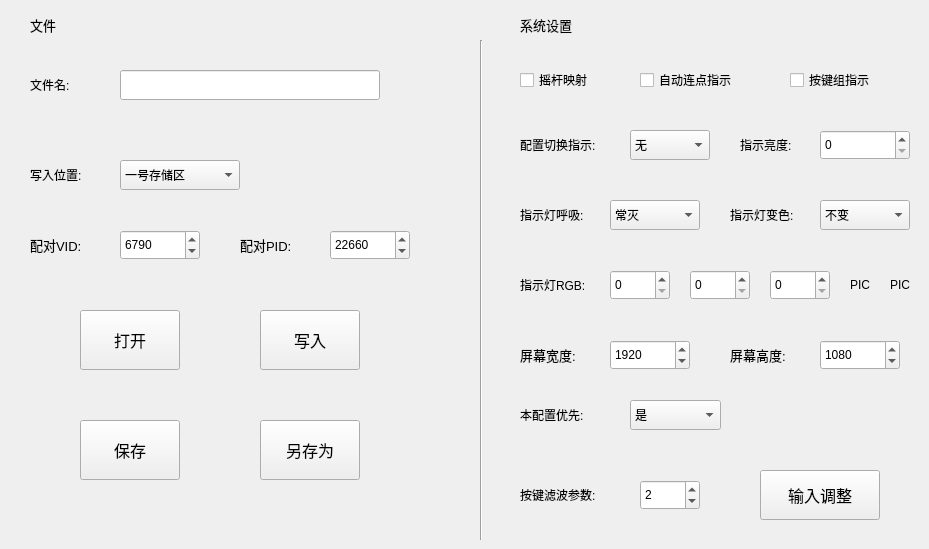
   <widget class="QWidget" name="tab_sys">
    <attribute name="title">
     <string>系统</string>
    </attribute>
    <widget class="QPushButton" name="Bt_write">
     <property name="geometry">
      <rect>
       <x>260</x>
       <y>310</y>
       <width>100</width>
       <height>60</height>
      </rect>
     </property>
     <property name="font">
      <font>
       <pointsize>12</pointsize>
      </font>
     </property>
     <property name="focusPolicy">
      <enum>Qt::NoFocus</enum>
     </property>
     <property name="text">
      <string>写入</string>
     </property>
    </widget>
    <widget class="QPushButton" name="Bt_open">
     <property name="geometry">
      <rect>
       <x>80</x>
       <y>310</y>
       <width>100</width>
       <height>60</height>
      </rect>
     </property>
     <property name="font">
      <font>
       <pointsize>12</pointsize>
      </font>
     </property>
     <property name="focusPolicy">
      <enum>Qt::NoFocus</enum>
     </property>
     <property name="text">
      <string>打开</string>
     </property>
    </widget>
    <widget class="QPushButton" name="Bt_save">
     <property name="geometry">
      <rect>
       <x>80</x>
       <y>420</y>
       <width>100</width>
       <height>60</height>
      </rect>
     </property>
     <property name="font">
      <font>
       <pointsize>12</pointsize>
      </font>
     </property>
     <property name="focusPolicy">
      <enum>Qt::NoFocus</enum>
     </property>
     <property name="text">
      <string>保存</string>
     </property>
    </widget>
    <widget class="QPushButton" name="Bt_saveas">
     <property name="geometry">
      <rect>
       <x>260</x>
       <y>420</y>
       <width>100</width>
       <height>60</height>
      </rect>
     </property>
     <property name="font">
      <font>
       <pointsize>12</pointsize>
      </font>
     </property>
     <property name="focusPolicy">
      <enum>Qt::NoFocus</enum>
     </property>
     <property name="text">
      <string>另存为</string>
     </property>
    </widget>
    <widget class="QCheckBox" name="cB_sys_rgb_rk">
     <property name="geometry">
      <rect>
       <x>520</x>
       <y>70</y>
       <width>120</width>
       <height>20</height>
      </rect>
     </property>
     <property name="focusPolicy">
      <enum>Qt::NoFocus</enum>
     </property>
     <property name="text">
      <string>摇杆映射</string>
     </property>
    </widget>
    <widget class="QCheckBox" name="cB_sys_rgb_clicker">
     <property name="geometry">
      <rect>
       <x>640</x>
       <y>70</y>
       <width>120</width>
       <height>20</height>
      </rect>
     </property>
     <property name="focusPolicy">
      <enum>Qt::NoFocus</enum>
     </property>
     <property name="text">
      <string>自动连点指示</string>
     </property>
     <property name="checked">
      <bool>false</bool>
     </property>
    </widget>
    <widget class="QComboBox" name="cBox_wave">
     <property name="geometry">
      <rect>
       <x>610</x>
       <y>200</y>
       <width>90</width>
       <height>30</height>
      </rect>
     </property>
     <property name="focusPolicy">
      <enum>Qt::NoFocus</enum>
     </property>
     <item>
      <property name="text">
       <string>常灭</string>
      </property>
     </item>
     <item>
      <property name="text">
       <string>1s</string>
      </property>
     </item>
     <item>
      <property name="text">
       <string>2s</string>
      </property>
     </item>
     <item>
      <property name="text">
       <string>3s</string>
      </property>
     </item>
     <item>
      <property name="text">
       <string>5s</string>
      </property>
     </item>
     <item>
      <property name="text">
       <string>7s</string>
      </property>
     </item>
     <item>
      <property name="text">
       <string>10s</string>
      </property>
     </item>
     <item>
      <property name="text">
       <string>15s</string>
      </property>
     </item>
     <item>
      <property name="text">
       <string>20s</string>
      </property>
     </item>
     <item>
      <property name="text">
       <string>常亮</string>
      </property>
     </item>
    </widget>
    <widget class="Line" name="line_3">
     <property name="geometry">
      <rect>
       <x>480</x>
       <y>40</y>
       <width>3</width>
       <height>500</height>
      </rect>
     </property>
     <property name="focusPolicy">
      <enum>Qt::NoFocus</enum>
     </property>
     <property name="orientation">
      <enum>Qt::Vertical</enum>
     </property>
    </widget>
    <widget class="QLineEdit" name="lineEdit_fileName">
     <property name="geometry">
      <rect>
       <x>120</x>
       <y>70</y>
       <width>260</width>
       <height>30</height>
      </rect>
     </property>
     <property name="font">
      <font>
       <pointsize>10</pointsize>
      </font>
     </property>
     <property name="focusPolicy">
      <enum>Qt::NoFocus</enum>
     </property>
     <property name="layoutDirection">
      <enum>Qt::LeftToRight</enum>
     </property>
     <property name="autoFillBackground">
      <bool>false</bool>
     </property>
    </widget>
    <widget class="QLabel" name="label_24">
     <property name="geometry">
      <rect>
       <x>30</x>
       <y>10</y>
       <width>100</width>
       <height>30</height>
      </rect>
     </property>
     <property name="font">
      <font>
       <pointsize>10</pointsize>
      </font>
     </property>
     <property name="focusPolicy">
      <enum>Qt::NoFocus</enum>
     </property>
     <property name="text">
      <string>文件</string>
     </property>
    </widget>
    <widget class="QLabel" name="label_25">
     <property name="geometry">
      <rect>
       <x>520</x>
       <y>10</y>
       <width>100</width>
       <height>30</height>
      </rect>
     </property>
     <property name="font">
      <font>
       <pointsize>10</pointsize>
      </font>
     </property>
     <property name="focusPolicy">
      <enum>Qt::NoFocus</enum>
     </property>
     <property name="text">
      <string>系统设置</string>
     </property>
    </widget>
    <widget class="QLabel" name="label_26">
     <property name="geometry">
      <rect>
       <x>30</x>
       <y>70</y>
       <width>100</width>
       <height>30</height>
      </rect>
     </property>
     <property name="focusPolicy">
      <enum>Qt::NoFocus</enum>
     </property>
     <property name="text">
      <string>文件名:</string>
     </property>
    </widget>
    <widget class="QLabel" name="label_27">
     <property name="geometry">
      <rect>
       <x>520</x>
       <y>200</y>
       <width>100</width>
       <height>30</height>
      </rect>
     </property>
     <property name="focusPolicy">
      <enum>Qt::NoFocus</enum>
     </property>
     <property name="text">
      <string>指示灯呼吸:</string>
     </property>
    </widget>
    <widget class="QLabel" name="label_28">
     <property name="geometry">
      <rect>
       <x>520</x>
       <y>130</y>
       <width>100</width>
       <height>30</height>
      </rect>
     </property>
     <property name="focusPolicy">
      <enum>Qt::NoFocus</enum>
     </property>
     <property name="text">
      <string>配置切换指示:</string>
     </property>
    </widget>
    <widget class="QLabel" name="label_29">
     <property name="geometry">
      <rect>
       <x>30</x>
       <y>160</y>
       <width>100</width>
       <height>30</height>
      </rect>
     </property>
     <property name="focusPolicy">
      <enum>Qt::NoFocus</enum>
     </property>
     <property name="text">
      <string>写入位置:</string>
     </property>
    </widget>
    <widget class="QComboBox" name="cBox_flash">
     <property name="geometry">
      <rect>
       <x>120</x>
       <y>160</y>
       <width>120</width>
       <height>30</height>
      </rect>
     </property>
     <property name="focusPolicy">
      <enum>Qt::NoFocus</enum>
     </property>
     <item>
      <property name="text">
       <string>一号存储区</string>
      </property>
     </item>
     <item>
      <property name="text">
       <string>二号存储区</string>
      </property>
     </item>
     <item>
      <property name="text">
       <string>三号存储区</string>
      </property>
     </item>
    </widget>
    <widget class="QLabel" name="label_30">
     <property name="geometry">
      <rect>
       <x>520</x>
       <y>400</y>
       <width>100</width>
       <height>30</height>
      </rect>
     </property>
     <property name="focusPolicy">
      <enum>Qt::NoFocus</enum>
     </property>
     <property name="text">
      <string>本配置优先:</string>
     </property>
    </widget>
    <widget class="QComboBox" name="cBox_pri">
     <property name="geometry">
      <rect>
       <x>630</x>
       <y>400</y>
       <width>91</width>
       <height>30</height>
      </rect>
     </property>
     <property name="focusPolicy">
      <enum>Qt::NoFocus</enum>
     </property>
     <item>
      <property name="text">
       <string>是</string>
      </property>
     </item>
     <item>
      <property name="text">
       <string>否</string>
      </property>
     </item>
    </widget>
    <widget class="QLabel" name="label_31">
     <property name="geometry">
      <rect>
       <x>740</x>
       <y>130</y>
       <width>100</width>
       <height>30</height>
      </rect>
     </property>
     <property name="focusPolicy">
      <enum>Qt::NoFocus</enum>
     </property>
     <property name="text">
      <string>指示亮度:</string>
     </property>
    </widget>
    <widget class="QSpinBox" name="spinBox_rgb_light">
     <property name="geometry">
      <rect>
       <x>820</x>
       <y>130</y>
       <width>90</width>
       <height>30</height>
      </rect>
     </property>
     <property name="focusPolicy">
      <enum>Qt::ClickFocus</enum>
     </property>
     <property name="suffix">
      <string/>
     </property>
     <property name="maximum">
      <number>255</number>
     </property>
     <property name="value">
      <number>0</number>
     </property>
     <property name="displayIntegerBase">
      <number>10</number>
     </property>
    </widget>
    <widget class="QLabel" name="label_32">
     <property name="geometry">
      <rect>
       <x>730</x>
       <y>200</y>
       <width>100</width>
       <height>30</height>
      </rect>
     </property>
     <property name="focusPolicy">
      <enum>Qt::NoFocus</enum>
     </property>
     <property name="text">
      <string>指示灯变色:</string>
     </property>
    </widget>
    <widget class="QComboBox" name="cBox_colorful">
     <property name="geometry">
      <rect>
       <x>820</x>
       <y>200</y>
       <width>90</width>
       <height>30</height>
      </rect>
     </property>
     <property name="focusPolicy">
      <enum>Qt::NoFocus</enum>
     </property>
     <item>
      <property name="text">
       <string>不变</string>
      </property>
     </item>
     <item>
      <property name="text">
       <string>1s</string>
      </property>
     </item>
     <item>
      <property name="text">
       <string>2s</string>
      </property>
     </item>
     <item>
      <property name="text">
       <string>3s</string>
      </property>
     </item>
     <item>
      <property name="text">
       <string>5s</string>
      </property>
     </item>
     <item>
      <property name="text">
       <string>7s</string>
      </property>
     </item>
     <item>
      <property name="text">
       <string>10s</string>
      </property>
     </item>
     <item>
      <property name="text">
       <string>15s</string>
      </property>
     </item>
     <item>
      <property name="text">
       <string>20s</string>
      </property>
     </item>
     <item>
      <property name="text">
       <string>30s</string>
      </property>
     </item>
    </widget>
    <widget class="QLabel" name="lb_screen_h">
     <property name="geometry">
      <rect>
       <x>730</x>
       <y>340</y>
       <width>81</width>
       <height>30</height>
      </rect>
     </property>
     <property name="font">
      <font>
       <pointsize>10</pointsize>
      </font>
     </property>
     <property name="focusPolicy">
      <enum>Qt::NoFocus</enum>
     </property>
     <property name="text">
      <string>屏幕高度:</string>
     </property>
    </widget>
    <widget class="QSpinBox" name="spinBox_w">
     <property name="geometry">
      <rect>
       <x>610</x>
       <y>340</y>
       <width>80</width>
       <height>30</height>
      </rect>
     </property>
     <property name="focusPolicy">
      <enum>Qt::ClickFocus</enum>
     </property>
     <property name="minimum">
      <number>1</number>
     </property>
     <property name="maximum">
      <number>65535</number>
     </property>
     <property name="value">
      <number>1920</number>
     </property>
    </widget>
    <widget class="QLabel" name="lb_screen_w">
     <property name="geometry">
      <rect>
       <x>520</x>
       <y>340</y>
       <width>81</width>
       <height>30</height>
      </rect>
     </property>
     <property name="font">
      <font>
       <pointsize>10</pointsize>
      </font>
     </property>
     <property name="focusPolicy">
      <enum>Qt::NoFocus</enum>
     </property>
     <property name="text">
      <string>屏幕宽度:</string>
     </property>
    </widget>
    <widget class="QSpinBox" name="spinBox_h">
     <property name="geometry">
      <rect>
       <x>820</x>
       <y>340</y>
       <width>80</width>
       <height>30</height>
      </rect>
     </property>
     <property name="focusPolicy">
      <enum>Qt::ClickFocus</enum>
     </property>
     <property name="minimum">
      <number>1</number>
     </property>
     <property name="maximum">
      <number>65535</number>
     </property>
     <property name="value">
      <number>1080</number>
     </property>
    </widget>
    <widget class="QSpinBox" name="spinBox_vid">
     <property name="geometry">
      <rect>
       <x>120</x>
       <y>230</y>
       <width>80</width>
       <height>30</height>
      </rect>
     </property>
     <property name="focusPolicy">
      <enum>Qt::ClickFocus</enum>
     </property>
     <property name="minimum">
      <number>0</number>
     </property>
     <property name="maximum">
      <number>65535</number>
     </property>
     <property name="value">
      <number>6790</number>
     </property>
    </widget>
    <widget class="QLabel" name="lb_screen_h_2">
     <property name="geometry">
      <rect>
       <x>240</x>
       <y>230</y>
       <width>81</width>
       <height>30</height>
      </rect>
     </property>
     <property name="font">
      <font>
       <pointsize>10</pointsize>
      </font>
     </property>
     <property name="focusPolicy">
      <enum>Qt::NoFocus</enum>
     </property>
     <property name="text">
      <string>配对PID:</string>
     </property>
    </widget>
    <widget class="QSpinBox" name="spinBox_pid">
     <property name="geometry">
      <rect>
       <x>330</x>
       <y>230</y>
       <width>80</width>
       <height>30</height>
      </rect>
     </property>
     <property name="focusPolicy">
      <enum>Qt::ClickFocus</enum>
     </property>
     <property name="minimum">
      <number>0</number>
     </property>
     <property name="maximum">
      <number>65535</number>
     </property>
     <property name="value">
      <number>22660</number>
     </property>
    </widget>
    <widget class="QLabel" name="lb_screen_w_2">
     <property name="geometry">
      <rect>
       <x>30</x>
       <y>230</y>
       <width>81</width>
       <height>30</height>
      </rect>
     </property>
     <property name="font">
      <font>
       <pointsize>10</pointsize>
      </font>
     </property>
     <property name="focusPolicy">
      <enum>Qt::NoFocus</enum>
     </property>
     <property name="text">
      <string>配对VID:</string>
     </property>
    </widget>
    <widget class="QPushButton" name="Bt_get_adc">
     <property name="geometry">
      <rect>
       <x>760</x>
       <y>470</y>
       <width>120</width>
       <height>50</height>
      </rect>
     </property>
     <property name="font">
      <font>
       <pointsize>12</pointsize>
      </font>
     </property>
     <property name="focusPolicy">
      <enum>Qt::NoFocus</enum>
     </property>
     <property name="text">
      <string>输入调整</string>
     </property>
    </widget>
    <widget class="QSpinBox" name="spinBox_rgb_r">
     <property name="geometry">
      <rect>
       <x>610</x>
       <y>270</y>
       <width>60</width>
       <height>30</height>
      </rect>
     </property>
     <property name="focusPolicy">
      <enum>Qt::ClickFocus</enum>
     </property>
     <property name="minimum">
      <number>0</number>
     </property>
     <property name="maximum">
      <number>255</number>
     </property>
     <property name="value">
      <number>0</number>
     </property>
    </widget>
    <widget class="QSpinBox" name="spinBox_rgb_g">
     <property name="geometry">
      <rect>
       <x>690</x>
       <y>270</y>
       <width>60</width>
       <height>30</height>
      </rect>
     </property>
     <property name="focusPolicy">
      <enum>Qt::ClickFocus</enum>
     </property>
     <property name="minimum">
      <number>0</number>
     </property>
     <property name="maximum">
      <number>255</number>
     </property>
     <property name="value">
      <number>0</number>
     </property>
    </widget>
    <widget class="QSpinBox" name="spinBox_rgb_b">
     <property name="geometry">
      <rect>
       <x>770</x>
       <y>270</y>
       <width>60</width>
       <height>30</height>
      </rect>
     </property>
     <property name="focusPolicy">
      <enum>Qt::ClickFocus</enum>
     </property>
     <property name="minimum">
      <number>0</number>
     </property>
     <property name="maximum">
      <number>255</number>
     </property>
     <property name="value">
      <number>0</number>
     </property>
    </widget>
    <widget class="QLabel" name="lb_rgb_pic_0">
     <property name="geometry">
      <rect>
       <x>850</x>
       <y>270</y>
       <width>30</width>
       <height>30</height>
      </rect>
     </property>
     <property name="focusPolicy">
      <enum>Qt::NoFocus</enum>
     </property>
     <property name="text">
      <string>PIC</string>
     </property>
    </widget>
    <widget class="QLabel" name="label_35">
     <property name="geometry">
      <rect>
       <x>520</x>
       <y>270</y>
       <width>100</width>
       <height>30</height>
      </rect>
     </property>
     <property name="focusPolicy">
      <enum>Qt::NoFocus</enum>
     </property>
     <property name="text">
      <string>指示灯RGB:</string>
     </property>
    </widget>
    <widget class="QComboBox" name="cBox_rgb_delay">
     <property name="geometry">
      <rect>
       <x>630</x>
       <y>130</y>
       <width>80</width>
       <height>30</height>
      </rect>
     </property>
     <property name="focusPolicy">
      <enum>Qt::NoFocus</enum>
     </property>
     <item>
      <property name="text">
       <string>无</string>
      </property>
     </item>
     <item>
      <property name="text">
       <string>极短</string>
      </property>
     </item>
     <item>
      <property name="text">
       <string>0.01s</string>
      </property>
     </item>
     <item>
      <property name="text">
       <string>0.05s</string>
      </property>
     </item>
     <item>
      <property name="text">
       <string>0.1s</string>
      </property>
     </item>
     <item>
      <property name="text">
       <string>0.5s</string>
      </property>
     </item>
     <item>
      <property name="text">
       <string>1s</string>
      </property>
     </item>
     <item>
      <property name="text">
       <string>2s</string>
      </property>
     </item>
    </widget>
    <widget class="QCheckBox" name="cB_sys_rgb_m3">
     <property name="geometry">
      <rect>
       <x>790</x>
       <y>70</y>
       <width>120</width>
       <height>20</height>
      </rect>
     </property>
     <property name="focusPolicy">
      <enum>Qt::NoFocus</enum>
     </property>
     <property name="text">
      <string>按键组指示</string>
     </property>
     <property name="checked">
      <bool>false</bool>
     </property>
    </widget>
    <widget class="QLabel" name="lb_rgb_pic_1">
     <property name="geometry">
      <rect>
       <x>890</x>
       <y>270</y>
       <width>30</width>
       <height>30</height>
      </rect>
     </property>
     <property name="focusPolicy">
      <enum>Qt::NoFocus</enum>
     </property>
     <property name="text">
      <string>PIC</string>
     </property>
    </widget>
    <widget class="QSpinBox" name="sBox_key_flt">
     <property name="geometry">
      <rect>
       <x>640</x>
       <y>480</y>
       <width>60</width>
       <height>30</height>
      </rect>
     </property>
     <property name="focusPolicy">
      <enum>Qt::ClickFocus</enum>
     </property>
     <property name="minimum">
      <number>0</number>
     </property>
     <property name="maximum">
      <number>100</number>
     </property>
     <property name="value">
      <number>2</number>
     </property>
    </widget>
    <widget class="QLabel" name="label_62">
     <property name="geometry">
      <rect>
       <x>520</x>
       <y>480</y>
       <width>100</width>
       <height>30</height>
      </rect>
     </property>
     <property name="focusPolicy">
      <enum>Qt::NoFocus</enum>
     </property>
     <property name="text">
      <string>按键滤波参数:</string>
     </property>
    </widget>
   </widget>
